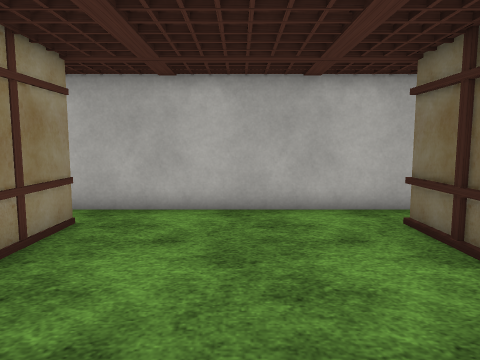
[1] (above)

21 first-person views from a walk through a Unity game level. The camera is 1.3 m above the floor, tilts 6° down and sees 70° across. The floor is counted in squares, 0.69 m on a side. Each view is taken from the middle of a square. On the plan, view 1 faces up. The plan holds only what a view shows up to about 18 squares ahead; the rest is blank. The place goes on beyond the plan. Flat ground stands in for the terrain. The player is left out. Some surface patterns are stand-ins.

[2]
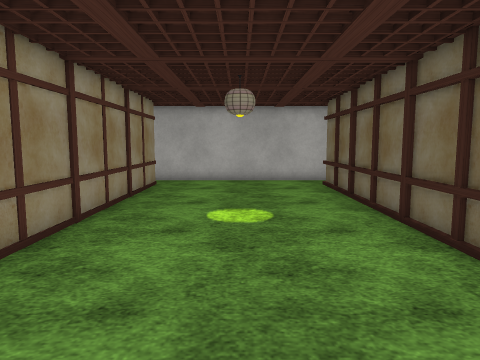

[3]
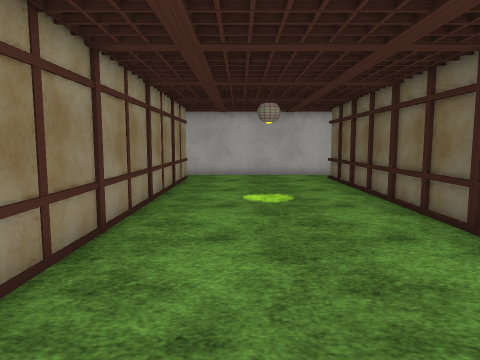

[4]
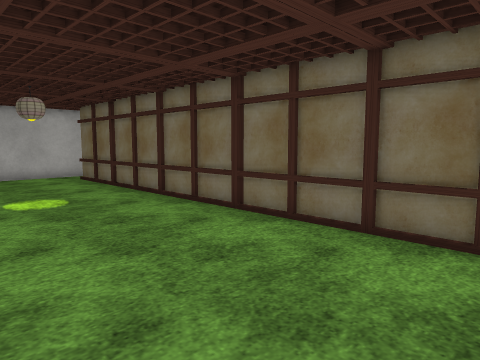

[5]
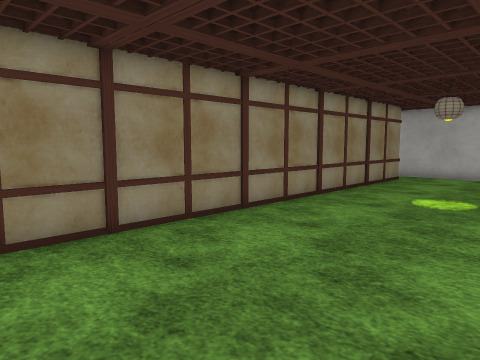

[6]
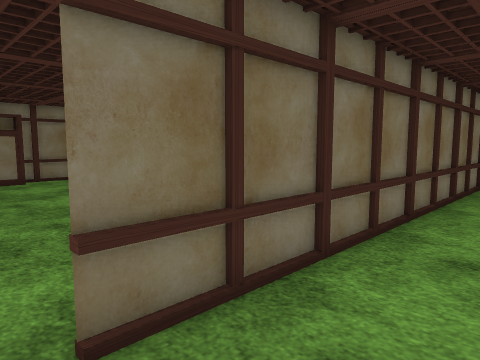

[7]
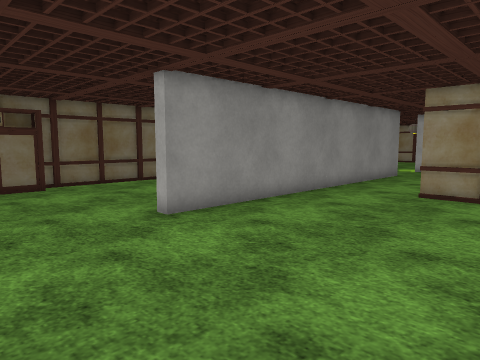

[8]
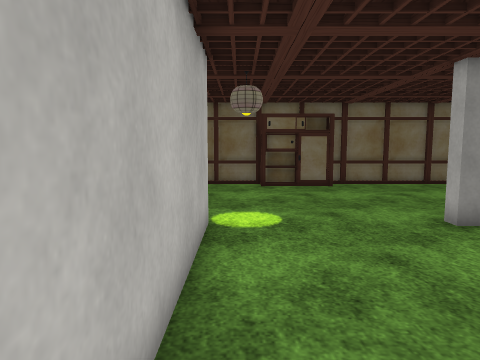

[9]
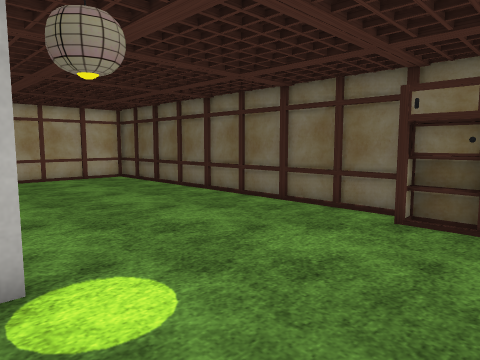

[10]
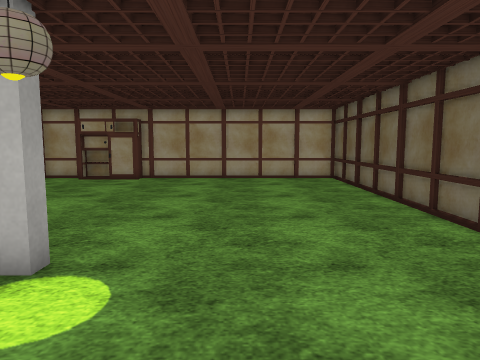

[11]
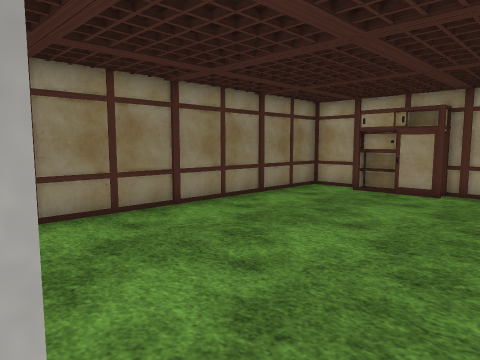

[12]
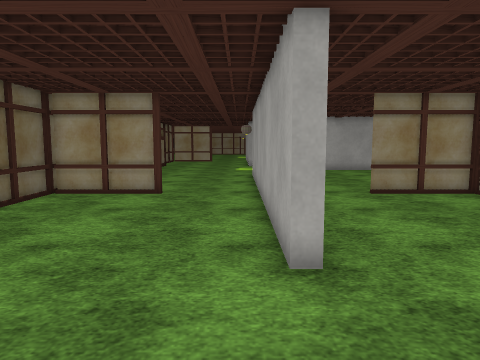

[13]
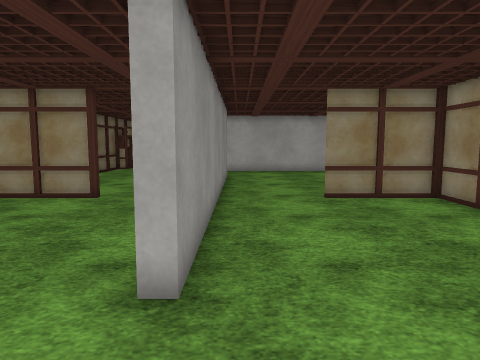

[14]
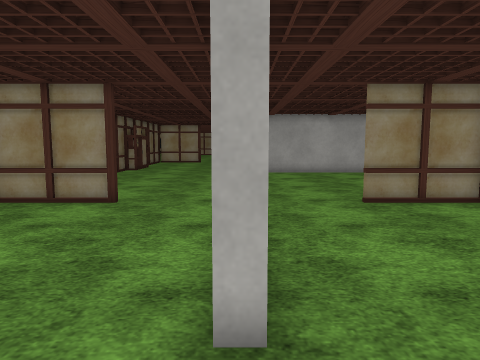

[15]
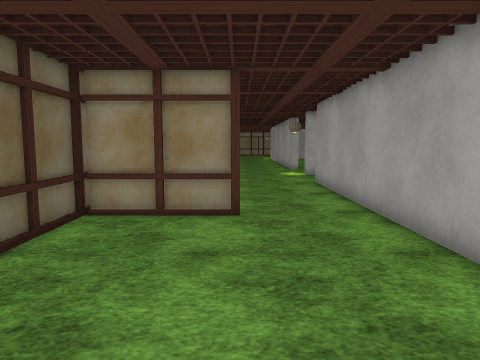

[16]
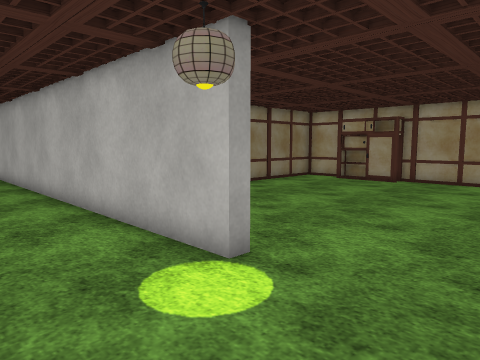

[17]
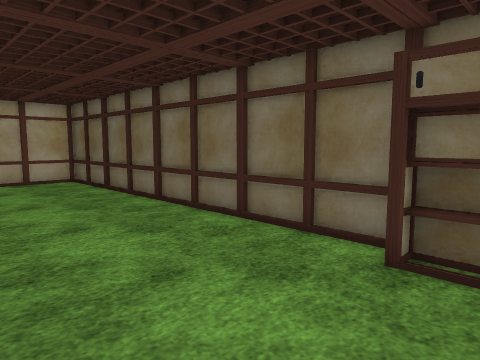

[18]
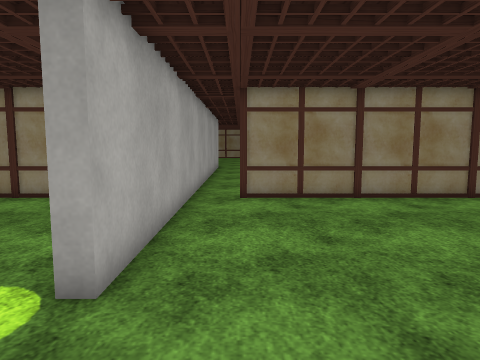

[19]
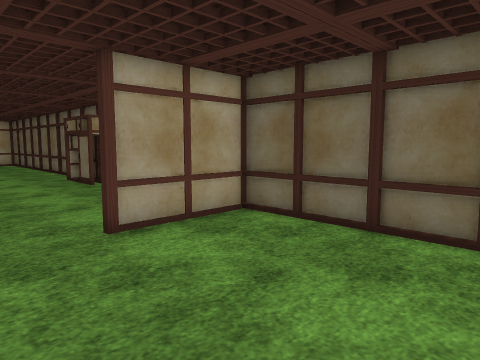

[20]
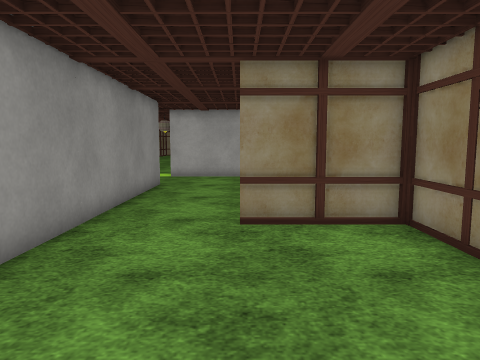

[21]
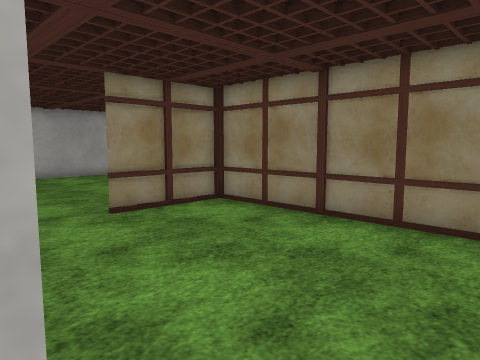

### Floor plan
Points are (right, up) in squares from view 1. A wall is a line through its corners. A room is listed if a view was taken in it or the views show most of it. See-through windows are left out.
Room 1 (views 1, 2, 3, 4, 5, 6)
walls: (4, -9.9) (4, 8); (-4, 8) (-4, -9.9); (3.5, 9.7) (-4.4, 9.7)
ways out: opening at (4, 8.5) to room 2; opening at (-4, 8.5)
Room 2 (views 7, 8, 9, 10, 11, 12, 13, 14, 15, 16, 17, 18, 20, 21)
walls: (20.3, 8) (20.3, 23.5); (4, 5.4) (4, -4) (8, -4); (3.5, 10.3) (12, 10.3) (12, 9.7) (3.5, 9.7); (15.9, -4) (20, -4); (20.3, -3.9) (20.3, 4.6); (4, 23.5) (4, 12); (11.7, -11.5) (11.7, 4) (12.2, 4) (12.2, -4.5)
ways out: opening at (4, 8.5) to room 1; opening at (14, -4) to room 3; opening at (4, 11)
objects: other object (7, 23) to (9, 23); other object (19, 5) to (20, 8)
Room 3 (view 19)
walls: (20.3, -9.9) (20.3, -3.9); (12.2, -4.5) (12.2, -11.5); (20.4, -4) (16, -4)
ways out: opening at (14, -4) to room 2

Where each view was taken, in squares from view 1:
view 1: 0 up, 0 right, facing up
view 2: 8 down, 0 right, facing up
view 3: 11 down, 1 left, facing up
view 4: 11 down, 3 left, facing up-right
view 5: 11 down, 3 right, facing up-left
view 6: 9 up, 1 right, facing down-right
view 7: 9 up, 4 right, facing down-right
view 8: 9 up, 4 right, facing right
view 9: 5 up, 11 right, facing up-right
view 10: 5 up, 15 right, facing up
view 11: 10 up, 13 right, facing up-left
view 12: 9 up, 13 right, facing down
view 13: 8 up, 11 right, facing down
view 14: 7 up, 12 right, facing down
view 15: 5 up, 16 right, facing down
view 16: 6 up, 16 right, facing up-left
view 17: 6 up, 14 right, facing up-right
view 18: 12 up, 16 right, facing left
view 19: 11 down, 13 right, facing up-right
view 20: 4 up, 8 right, facing down
view 21: 5 up, 12 right, facing down-left
